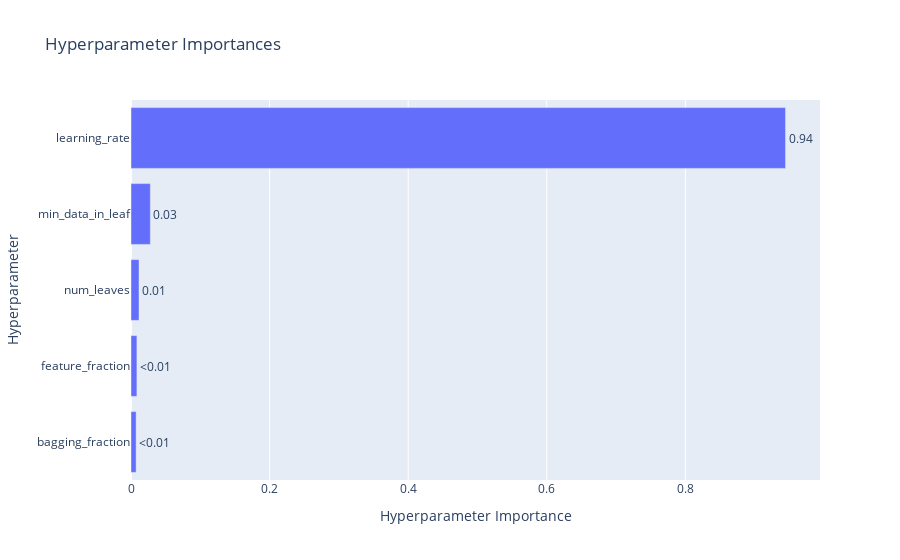

The cell this chart's notebook holds for it:
### Code cell
plot_param_importances(study)

### Figure 1 — Plotly figure (JSON) as saved in the notebook; plotly's stock layout.template omitted (floating-point values rounded to 4 significant figures)
{"data": [{"cliponaxis": false, "hovertemplate": ["bagging_fraction (FloatDistribution): 0.007400611135418246<extra></extra>", "feature_fraction (FloatDistribution): 0.008545181476419242<extra></extra>", "num_leaves (IntDistribution): 0.011583664787038383<extra></extra>", "min_data_in_leaf (IntDistribution): 0.027894977607525077<extra></extra>", "learning_rate (FloatDistribution): 0.944575564993599<extra></extra>"], "name": "Objective Value", "orientation": "h", "text": ["<0.01", "<0.01", "0.01", "0.03", "0.94"], "textposition": "outside", "type": "bar", "x": [0.007401, 0.008545, 0.01158, 0.02789, 0.9446], "y": ["bagging_fraction", "feature_fraction", "num_leaves", "min_data_in_leaf", "learning_rate"]}], "layout": {"title": {"text": "Hyperparameter Importances"}, "xaxis": {"title": {"text": "Hyperparameter Importance"}}, "yaxis": {"title": {"text": "Hyperparameter"}}}}
